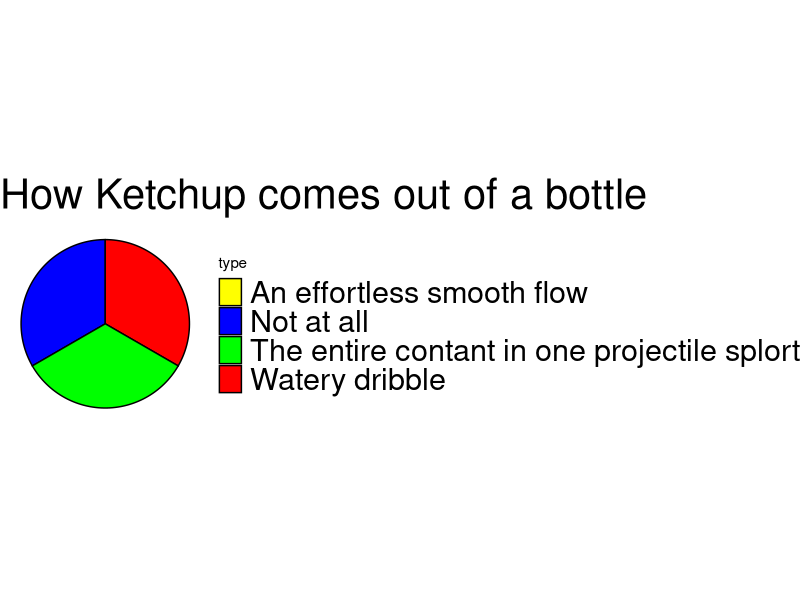

The R source for this figure:
## ---- chunk 1
df <- data.frame(type=c("Watery dribble","Not at all","The entire contant in one projectile splort","An effortless smooth flow"),percentage=c(33.33,33.33,33.34,0)) 
library(tidyverse) 
library(ggtext) 
df %>% ggplot(aes(x="",y=percentage,fill=type,))+   
  geom_bar(stat = "identity", width = 1,color = "black") +   
  coord_polar("y", start = 0) +   
  scale_fill_manual(values = c("yellow", "blue", "green", "red")) +    
  theme_void()+   ggtitle("How Ketchup comes out of a bottle",)+   
  theme(plot.title = element_text(size=30),legend.text=element_text(size=rel(2)))
